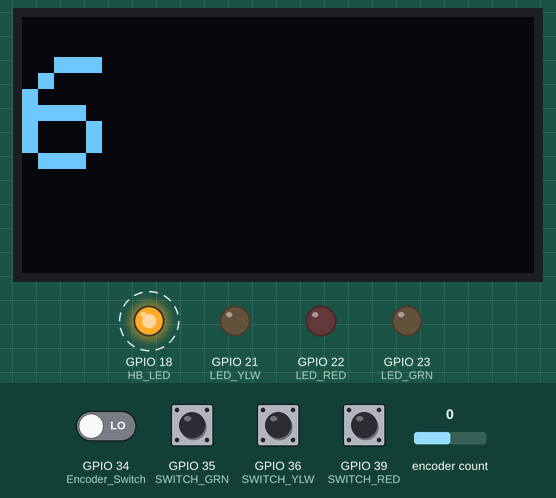
Recording of a program running on a simulated ESP32. Shown: 128×64 one-colour display, output pins drawn as LEDs (lit = HIGH). Dashed ring = blinking. Inputs (shaded band) come from the test bench; at power-on: GPIO 34 (Encoder_Switch), GPIO 35 (SWITCH_GRN), GPIO 36 (SWITCH_YLW), GPIO 39 (SWITCH_RED) LOW, encoder count 0. USB keyboard and mouse output is not drawn.

Above: at 1.2 s.
1.3 s: GPIO 34 (Encoder_Switch) driven HIGH
At 3.8 s:
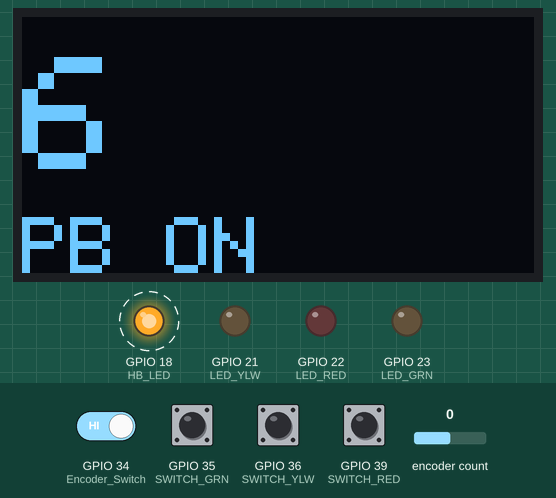
4.3 s: GPIO 35 (SWITCH_GRN) pulled HIGH for 0.15 s
At 5.6 s:
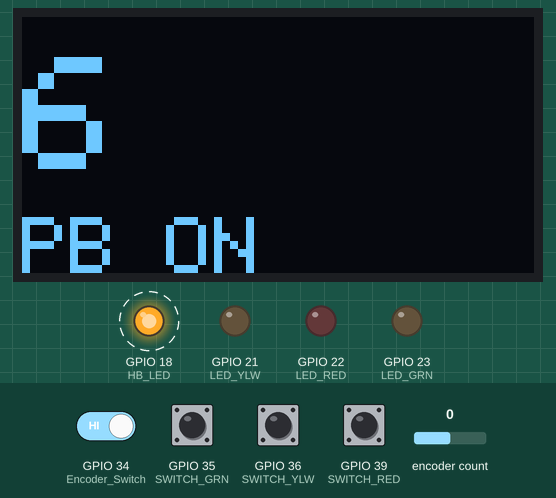
5.9 s: GPIO 36 (SWITCH_YLW) pulled HIGH for 0.15 s
At 7.34 s:
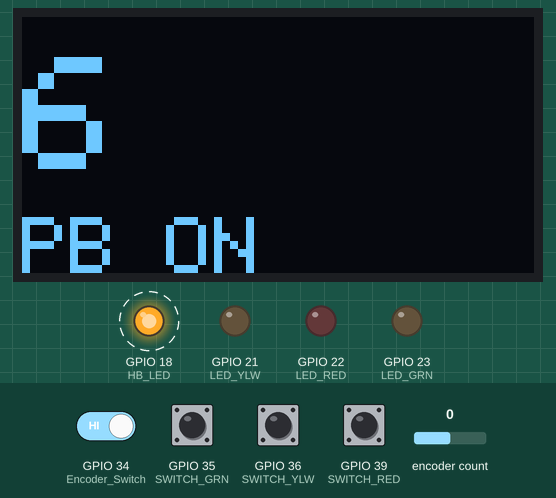
7.5 s: GPIO 39 (SWITCH_RED) pulled HIGH for 0.15 s
At 7.89 s:
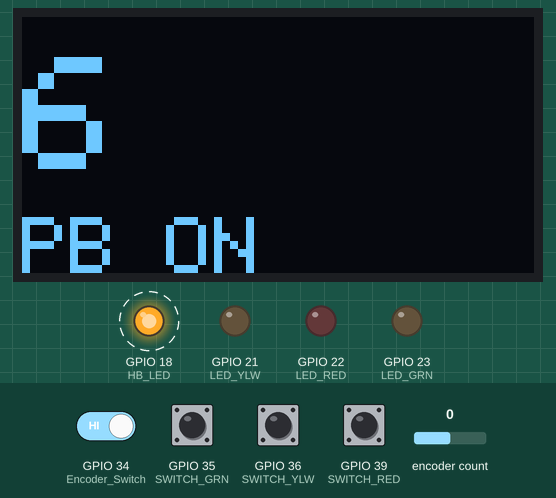
9.1 s: GPIO 35 (SWITCH_GRN) pulled HIGH for 1 s
At 9.9 s:
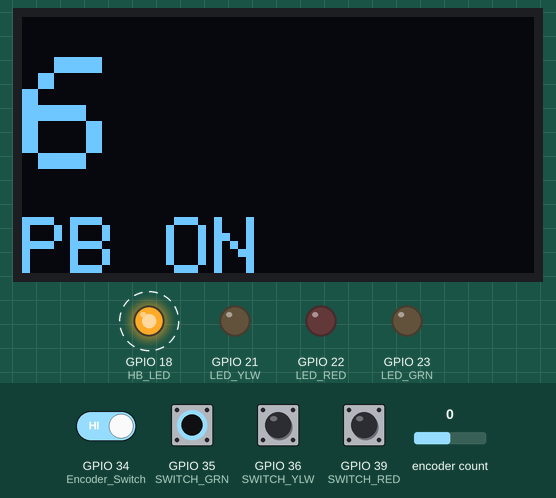
11.6 s: encoder count set to 1
At 12.9 s:
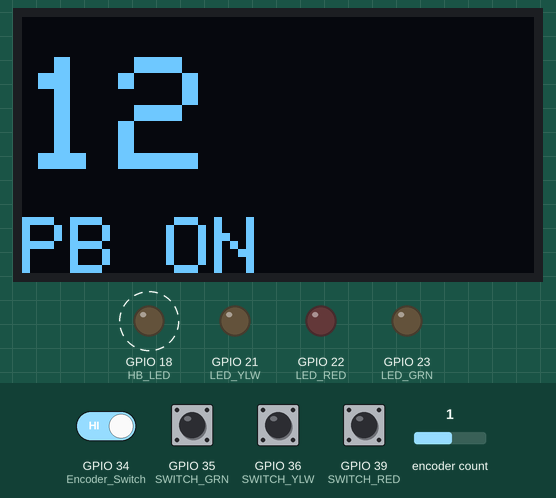
Timing chart, 0 to 14.6 s (numbered marks = the images above; inputs shaded):
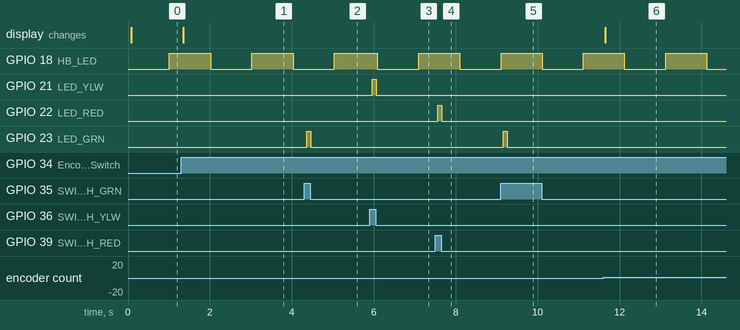

Measured:
- after the input at 1.3 s, the display: changes after 0.05 s (image 1)
- after the input at 4.3 s, GPIO 23 (LED_GRN): LOW → HIGH after 0.07 s, → LOW 0.10 s later
- after the input at 5.9 s, GPIO 21 (LED_YLW): LOW → HIGH after 0.06 s, → LOW 0.10 s later
- after the input at 7.5 s, GPIO 22 (LED_RED): LOW → HIGH after 0.06 s, → LOW 0.10 s later
- after the input at 9.1 s, GPIO 23 (LED_GRN): LOW → HIGH after 0.06 s, → LOW 0.10 s later
- after the input at 11.6 s, the display: changes after 0.06 s (image 6)

The program:

main.cpp
```cpp
/**************************************************************************
 Firmware Name: BLE Keyboard Demo
*****************************************************************************************/
#include <Arduino.h>
#include <ezsbc_esp32.h>
#include <Adafruit_GFX.h>
#include <Adafruit_SSD1306.h>
#include <Fivefish_PGAChip.h>
#include <SPI.h>
#include <Wire.h>

#define ENCODER_DO_NOT_USE_INTERRUPTS
#include <Encoder.h>

#include <WiFi.h>
#include <esp_now.h>
#include <BleKeyboard.h>

#define LED_HEARTBEAT 1
#if LED_HEARTBEAT
#define HB_LED LED1BLUE
#define HB_LED_TIME 1000 // in milliseconds
#endif
#define LOOP_DELAY 10

// Declaration for SSD1306 display connected using software SPI (default case):
#define SCREEN_WIDTH 128 // OLED display width, in pixels
#define SCREEN_HEIGHT 64 // OLED display height, in pixels
#define OLED_CLK D27
#define OLED_MOSI D26
#define OLED_RESET D25
#define OLED_DC D32
#define OLED_CS D33
Adafruit_SSD1306 display(SCREEN_WIDTH, SCREEN_HEIGHT,
                         OLED_MOSI, OLED_CLK, OLED_DC, OLED_RESET, OLED_CS);
/* Comment out above, uncomment this block to use hardware SPI
#define OLED_DC     D7
#define OLED_CS     D8
#define OLED_RESET  D6
Adafruit_SSD1306 display(SCREEN_WIDTH, SCREEN_HEIGHT,
  &SPI, OLED_DC, OLED_RESET, OLED_CS);
*/

// Bluetooth keyboard
BleKeyboard bleKeyboard;

// Change these two numbers to the pins connected to encoder.
//   Best Performance: both pins have interrupt capability
//   Good Performance: only the first pin has interrupt capability
//   Low Performance:  neither pin has interrupt capability
#define Encoder_PinA D16
#define Encoder_PinB D17

#define Encoder_Switch D34
long oldPosition = -999;
long newPosition = -999;
Encoder myEnc(Encoder_PinA, Encoder_PinB);

unsigned long timeLastPBSwitchPress;
unsigned long PBSwitchDelay = 350;  // in milliseconds

// if we need to re-assign switch order, these need to be changed.
#define SWITCH_YLW D36
#define SWITCH_RED D39
#define SWITCH_GRN D35

#define LED_YLW D21
#define LED_RED D22
#define LED_GRN D23

bool Status_Ylw;
bool Status_Red;
bool Status_Grn;
bool Status_EncoderSwitch;
int EncoderValue = 0;

int EncoderSwitchCounter; // used by IRQ for encoder push button (for changing channel names)
int YlwSwitchCounter;     // used by IRQ for PAD push button (for toggling PAD)
int RedSwitchCounter;     // used by IRQ for 48V push button (for toggling 48V)
int GrnSwitchCounter;     // used by IRQ for REV push button (for toggling REV)

// for IRQ
portMUX_TYPE mux = portMUX_INITIALIZER_UNLOCKED;

// IRQ handler for Encoder switch
void IRAM_ATTR EncoderSwitchHandler()
{
  portENTER_CRITICAL_ISR(&mux);
  EncoderSwitchCounter++;
  portEXIT_CRITICAL_ISR(&mux);
}

// IRQ handler for PAD switch
void IRAM_ATTR YlwSwitchHandler()
{
  portENTER_CRITICAL_ISR(&mux);
  YlwSwitchCounter++;
  portEXIT_CRITICAL_ISR(&mux);
}

// IRQ handler for 48V switch
void IRAM_ATTR RedSwitchHandler()
{
  portENTER_CRITICAL_ISR(&mux);
  RedSwitchCounter++;
  portEXIT_CRITICAL_ISR(&mux);
}

// IRQ handler for REV switch
void IRAM_ATTR GrnSwitchHandler()
{
  portENTER_CRITICAL_ISR(&mux);
  GrnSwitchCounter++;
  portEXIT_CRITICAL_ISR(&mux);
}

void UpdateOLEDMonitor()
{
  int line1 = 8;
  int line2 = line1 + 20 + 1;
  int line3 = line2 + 20 + 1;

  display.setTextColor(WHITE);
  display.setTextSize(4);
  display.setCursor(0,10);
  int displayValue = map(EncoderValue, 0, 16, 0, 100); // map 0-16 to 0-100
  display.print(displayValue);

  display.setTextSize(2);
  if (Status_EncoderSwitch){
    display.setCursor(0,50);
    display.print("PB ON");
  } else {
    display.setCursor(0,40);
    display.print("      ");
  }

  if (Status_Red)
  {
    display.setCursor(90, line1);
    // display.print("RED");
    display.print("FF ");
  }
  else
  {
    display.setCursor(90, line1);
    display.print("   ");
  }

  if (Status_Grn)
  {
    display.setCursor(90, line2);
    // display.print("GRN");
    display.print("   ");
  }
  else
  {
    display.setCursor(90, line2);
    display.print("   ");
  }

  if (Status_Ylw)
  {
    display.setCursor(90, line3);
    // display.print("YLW");
    display.print("REW");
  }
  else
  {
    display.setCursor(90, line3);
    display.print("   ");
  }
}

void DisplaySwitchLEDs()
{
  digitalWrite(LED_YLW, Status_Ylw);
  digitalWrite(LED_RED, Status_Red);
  digitalWrite(LED_GRN, Status_Grn);
}

void setup()
{
  Serial.begin(115200);  // for debugging

  // bluetooth keyboard
  bleKeyboard.begin();


  // setup LED heartbeat to know it's working
  #if LED_HEARTBEAT
    pinMode(HB_LED, OUTPUT);
    digitalWrite(HB_LED, LOW);
  #endif

  // setup PB switches
  pinMode(SWITCH_YLW, INPUT);
  pinMode(SWITCH_RED, INPUT);
  pinMode(SWITCH_GRN, INPUT);

  // setup Push Button LEDs
  pinMode(LED_YLW, OUTPUT);
  pinMode(LED_RED, OUTPUT);
  pinMode(LED_GRN, OUTPUT);

  // setup Encoder switch IRQ
  pinMode(Encoder_Switch, INPUT_PULLDOWN);
  attachInterrupt(digitalPinToInterrupt(Encoder_Switch), EncoderSwitchHandler, RISING);

  // setup PAD switch IRQ
  pinMode(SWITCH_YLW, INPUT_PULLDOWN);
  attachInterrupt(digitalPinToInterrupt(SWITCH_YLW), YlwSwitchHandler, RISING);

  // setup P48 switch IRQ
  pinMode(SWITCH_RED, INPUT_PULLDOWN);
  attachInterrupt(digitalPinToInterrupt(SWITCH_RED), RedSwitchHandler, RISING);

  // setup REV switch IRQ
  pinMode(SWITCH_GRN, INPUT_PULLDOWN);
  attachInterrupt(digitalPinToInterrupt(SWITCH_GRN), GrnSwitchHandler, RISING);

  // SSD1306_SWITCHCAPVCC = generate display voltage from 3.3V internally
  if (!display.begin(SSD1306_SWITCHCAPVCC))
  {
    for (;;)
      ; // Don't proceed, loop forever
  }

  // rotate 90-degrees
  // display.setRotation(1);  // 0..3, where 1=90-degrees
  display.clearDisplay(); // Immediately clear the buffer, so we don't display default splash logo

}


void loop()
{
  // blink our heartbeat LED
  #if LED_HEARTBEAT
    static uint32_t timeLast = 0;
    if (millis() - timeLast >= HB_LED_TIME)
    {
      digitalWrite(HB_LED, digitalRead(HB_LED) == LOW ? HIGH : LOW);
      timeLast = millis();
    }
  #endif

  // some ble functions
  if(bleKeyboard.isConnected()) {
    // Serial.println("BLE connected...");
    // bleKeyboard.print("Hello world");
    // delay(100);
  } else {
    // Serial.println("BLE Keyboard not connected... doing nothing ");
  }


  display.clearDisplay();

  // ISR - Rotary Encoder handler (CW, CCW)
  newPosition = myEnc.read();
  if (newPosition != oldPosition)
  {
    if (newPosition > oldPosition)
    {
      // do something if encoder is rotated CW
      EncoderValue++;
      if (EncoderValue > 16) {EncoderValue = 16;};
      if(bleKeyboard.isConnected()) {bleKeyboard.write(KEY_MEDIA_VOLUME_UP); delay(20);}
    }
    else
    {
      // do something if encoder is rotated CCW
      EncoderValue--;
      if (EncoderValue < 0) {EncoderValue = 0;};
      if(bleKeyboard.isConnected()) {bleKeyboard.write(KEY_MEDIA_VOLUME_DOWN); delay(20);}
    }
    oldPosition = newPosition;

    // **********************
    // ** IMPORTANT **
    // ** Modify Encoder.h and use only case (1) and case (4) to avoid multiple increment and decrements
    // **********************
  }

  // check for Encoder PB Switch pressed
  if (EncoderSwitchCounter > 0)
  {
    // but only update if last PB press was more than xxx milliseconds ago, so we can ignore rapid switch bounces
    if (millis() - timeLastPBSwitchPress > PBSwitchDelay){
      timeLastPBSwitchPress = millis();  // store new time of last PB switch press
      // do something if encoder switch pressed
      Status_EncoderSwitch = !Status_EncoderSwitch;
      if(bleKeyboard.isConnected()) {bleKeyboard.write(KEY_MEDIA_PLAY_PAUSE);}
    }


    // clear EncoderSwitch counter
    portENTER_CRITICAL(&mux);
    // EncoderSwitchCounter--;
    EncoderSwitchCounter = 0; // to combat switch bounce, reset immediately to zero.
    portEXIT_CRITICAL(&mux);
  }

  // check if Pad Switch Pressed
  if (YlwSwitchCounter > 0)
  {
    // but only take action if last PB press was more than xxx milliseconds ago, so we can ignore rapid switch bounces
    if (millis() - timeLastPBSwitchPress > PBSwitchDelay){
      // do something if Pad switch pressed
      if(bleKeyboard.isConnected()) {bleKeyboard.write(KEY_MEDIA_PREVIOUS_TRACK); delay(50);}
      digitalWrite(LED_YLW, 1);
      delay(100);
      digitalWrite(LED_YLW, 0);
      timeLastPBSwitchPress = millis();  // store new time of last PB switch press
    }
    // clear PadSwitchCounter
    portENTER_CRITICAL(&mux);
    YlwSwitchCounter--;
    portEXIT_CRITICAL(&mux);
  }


  // check if P48 Switch Pressed
  if (RedSwitchCounter > 0)
  {
    // but only take action if last PB press was more than xxx milliseconds ago, so we can ignore rapid switch bounces
    if (millis() - timeLastPBSwitchPress > PBSwitchDelay){
      // do something if P48V switch pressed
      if(bleKeyboard.isConnected()) {bleKeyboard.write(KEY_MEDIA_NEXT_TRACK); delay(50);}
      digitalWrite(LED_RED, 1);
      delay(100);
      digitalWrite(LED_RED, 0);
      timeLastPBSwitchPress = millis();  // store new time of last PB switch press
    }
    // clear P48SwitchCounter
    portENTER_CRITICAL(&mux);
    RedSwitchCounter--;
    portEXIT_CRITICAL(&mux);
  }


  // check if Rev Switch Pressed
  if (GrnSwitchCounter > 0)
  {
    // but only take action if last PB press was more than xxx milliseconds ago, so we can ignore rapid switch bounces
    if (millis() - timeLastPBSwitchPress > PBSwitchDelay){
      // do something if POL switch pressed
      if(bleKeyboard.isConnected()) {bleKeyboard.write(KEY_MEDIA_PLAY_PAUSE); delay(50);}
      digitalWrite(LED_GRN, 1);
      delay(100);
      digitalWrite(LED_GRN, 0);
      timeLastPBSwitchPress = millis();  // store new time of last PB switch press
    }
    // clear RevSwitchCounter
    portENTER_CRITICAL(&mux);
    GrnSwitchCounter--;
    portEXIT_CRITICAL(&mux);
  }

  // display current statuses
  UpdateOLEDMonitor();
  // DisplaySwitchLEDs();

  display.display(); // refresh display with updated data

}
```

ezsbc_esp32.h
```cpp
/**********************************

EZSBC ESP32-01 Dev Board Pin Outs

***********************************/

/*
These are the other PDIP pins mapping on the ESP32-01 EZSBC Dev Board:
PDIP3 GND
PDIP4 Vin
PDIP9 3.3V
PDIP13 NOTUSED
PDIP17 RESET/EN
PDIP18 3.3V
PDIP19 Vin
PDIP20 GND
PDIP21 GND
PDIP22 Vin
PDIP23 3.3V
PDIP32 3.3V
PDIP37 Vin
*/

// GPIO PINS
// All GPIOs can be configured as interrupts.
// All OUTPUT-capable pins can be configured to generate PWM signals.
// For PWM signal, define these parameters: frequency, duty cycle, PWM channel, GPIO output pin
#define D0 0
#define D1 1
#define D2 2
#define D3 3
#define D4 4
#define D5 5
// #define D6 6   // not recommended, used by SPI Flash
// #define D7 7   // not recommended, used by SPI Flash
// #define D8 8   // not recommended, used by SPI Flash
// #define D9 9   // not recommended, used by SPI Flash
// #define D10 10 // not recommended, used by SPI Flash
// #define D11 11 // not recommended, used by SPI Flash
#define D12 12
#define D13 13
#define D14 14
#define D15 15
#define D16 16
#define D17 17
#define D18 18
#define D19 19
#define D20 20
#define D21 21
#define D22 22
#define D23 23
#define D24 24
#define D25 25
#define D26 26
#define D27 27
#define D28 28
#define D29 29
#define D30 30
#define D31 31
#define D32 32
#define D33 33
#define D34 34 // INPUT only
#define D35 35 // INPUT only
#define D36 36 // INPUT only
#define D37 37 // not available
#define D38 38 // not available
#define D39 39 // INPUT only

// BUILT-IN RGB LEDs, specific only for EZSBC ESP32-01 Board
#define LED1RED D16
#define LED1GREEN D17
#define LED1BLUE D18
#define LED2 D19
#define LED2BLUE D19 // only blue LED for LED2 is user accessible

// TOUCH PINS (T)
// The ESP32 has 10 internal capacitive touch sensors.
// These can sense variations in anything that holds an electrical charge, like the human skin.
// So they can detect variations induced when touching the GPIOs with a finger.
// These pins can be easily integrated into capacitive pads, and replace mechanical buttons.
// The capacitive touch pins can also be used to wake up the ESP32 from deep sleep.
#define TOUCH0 D4
#define TOUCH1 D0
#define TOUCH2 D2
#define TOUCH3 D15
#define TOUCH4 D13
#define TOUCH5 D12
#define TOUCH6 D14
#define TOUCH7 D27
#define TOUCH8 D33
#define TOUCH9 D32

// Analog to Digital Converter (ADC)
// The ESP32 has 18 x 12 bits ADC input channels (while the ESP8266 only has 1x 10 bits ADC). 
// 12 bit resolution. Analog readings from 0 to 4095, 0 corresponds to 0V and 4095 to 3.3V.
// You also have the ability to set the resolution of your channels on the code, as well as the ADC range.
// Note: ADC pins don’t have a linear behavior. Can't distinguish between 0 and 0.1V, or between 3.2 and 3.3V.
#define ADC1_CH0 D36
#define ADC1_CH1 D37 // not available
#define ADC1_CH2 D38 // not available
#define ADC1_CH3 D39
#define ADC1_CH4 D32
#define ADC1_CH5 D33
#define ADC1_CH6 D34
#define ADC1_CH7 D35

#define ADC2_CH0 D4
#define ADC2_CH1 D0
#define ADC2_CH2 D2
#define ADC2_CH3 D15
#define ADC2_CH4 D13
#define ADC2_CH5 D12
#define ADC2_CH6 D14
#define ADC2_CH7 D27
#define ADC2_CH8 D25
#define ADC2_CH9 D26

// Digital to Analog Converter (DAC)
// There are 2 x 8 bits DAC channels on the ESP32/
#define DAC1 D25
#define DAC2 D26

// UART SERIAL PROTOCOL
#define TX0 D1
#define RX0 D3
#define TX2 D17
#define RX2 D16

#define UART0_TX D1
#define UART0_RX D3
#define UART2_TX D17
#define UART2_RX D16

// SPI PROTOCOL
#define VSPI_MOSI D23
#define VSPI_MISO D19
#define VSPI_CLK D18
#define VSPI_CS D5

#define HSPI_MOSI D13
#define HSPI_MISO D12
#define HSPI_CLK D14
#define HSPI_CS D15

// I2C (WIRE) PROTOCOL
// External pull-up resistors to 3.3V are required for the bus to behave correctly.
// 2K2 resistor recommended for correct timing with the specified capacative load. 10K works for breadboard projects.
#define SDA D21
#define SCL D22

#define I2C_SDA D21
#define I2C_SCL D22

#define WIRE_SDA D21
#define WIRE_SCL D22

// RTC GPIO
// The GPIOs routed to the RTC low-power subsystem can be used when the ESP32 is in deep sleep.
// RTC GPIOs can be used to wake up the ESP32 from deep sleep when the Ultra Low Power (ULP) co-processor is running.
#define RTC_GPIO0 D36
#define RTC_GPIO3 D39
#define RTC_GPIO4 D34
#define RTC_GPIO5 D35
#define RTC_GPIO6 D25
#define RTC_GPIO7 D26
#define RTC_GPIO8 D33
#define RTC_GPIO9 D32
#define RTC_GPIO10 D4
#define RTC_GPIO11 D0
#define RTC_GPIO12 D2
#define RTC_GPIO13 D15
#define RTC_GPIO14 D13
#define RTC_GPIO15 D12
#define RTC_GPIO16 D14
#define RTC_GPIO17 D27
```
